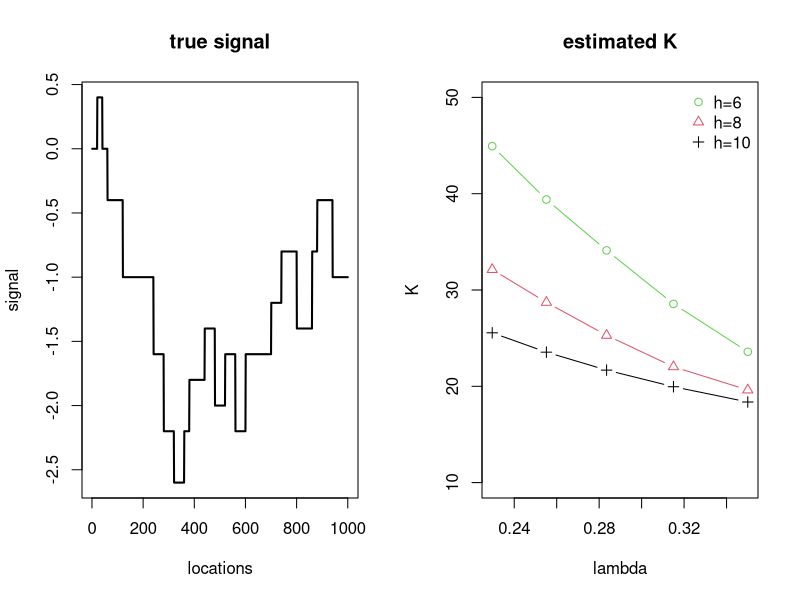

Source code (R):
#######################Simulation 0 (Figure 1 in Introduction)
#######################define some functions 
#Calculate the value for local diagnostic function
localDiagnostic<-function (y, h) { 
  yy = c(rep(0, h - 1), y, rep(0, h))
  n = length(y)
  z = rep(0, n)
  for(i in 1:n){
    z[i]=sum(yy[i:(h+i-1)])/h-sum(yy[(h+i):(2*h-1+i)])/h
  }
  return(z)
}

#Get the local maximizers of local diagnostic function
localMax<-function (y, span = 5) {  
  if (length(y) < span * 2 + 1) 
    return(NULL)
  n = length(y)
  index = NULL
  for (i in (span + 1):(n - span)) {
    if (y[i] == max(y[(i - span):(i + span)])) 
      index = c(index, i)
  }
  return(index)
}


#######################Simulation 0 
set.seed(9)
n=1000
J=20
x=1:n
tau=sort(sample(1:49, size=J, replace = FALSE))*20
h=c(6,8,10)
lambda=0.35*0.9^((1:5)-1)
num=matrix(0,nr=3,ncol=5)       #average number of candidates
beta=sample(c(-0.6,-0.4,0.4,0.6), size=J, replace = TRUE)
signal=0
for(i in 1:J){
  signal<-signal+beta[i]*(x>tau[i])
}
for(i in 1:3){
  h1=h[i]
  for(j in 1:5){
    n1=rep(0,200)
    for(k in 1:200){
      y=signal+rnorm(n,mean=0,sd=0.25) 
      D=abs(localDiagnostic(y, h=h1))
      index=localMax(D,span=h1)
      n1[k]=sum(D[index]>lambda[j])
    }
    num[i,j]=mean(n1)
  }
}

############################Figure 1
par(mfrow=c(1,2))
plot(x,signal,type="l", lwd=2, xlab="locations", ylab="signal", main="true signal")
plot(x=lambda, y=num[1, ], pch=1, col=3, type="b", ylim=c(10,50), xlab = "lambda",ylab ="K",main="estimated K")
lines(x=lambda, y=num[2, ], pch=2, col=2, type="b")
lines(x=lambda, y=num[3, ], pch=3, col=1, type="b")
legend("topright", legend=c("h=6","h=8","h=10"), pch=c(1,2,3), col=c(3,2,1), bty="n")